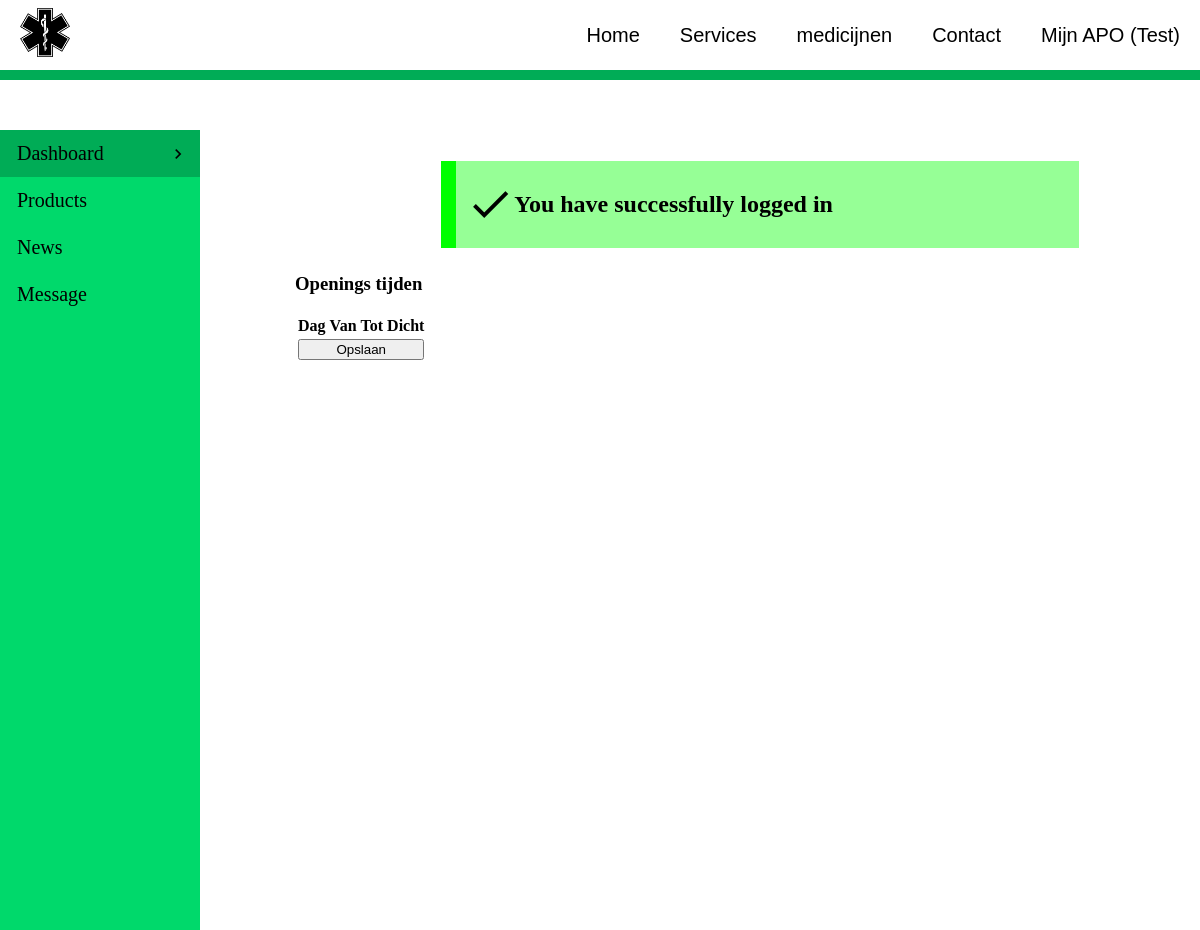
/AdminPage/AdminDashboard (signed in), run on an earlier commit of the app's database.
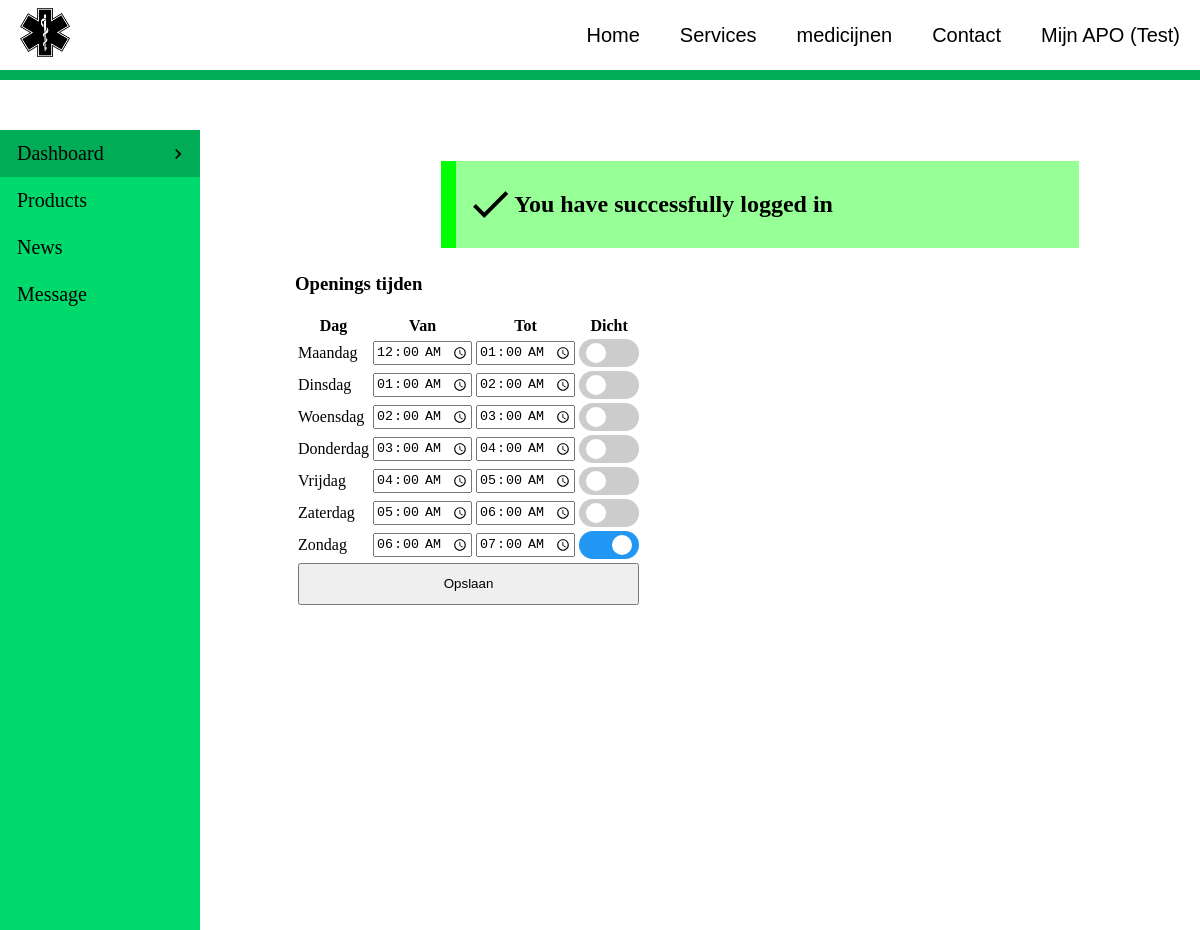
And on a later commit of the database.
### tables this page shows
CREATE TABLE `openinghours` (
  `openinghours_id` int(11) NOT NULL,
  `openinghours_day` varchar(11) NOT NULL,
  `openinghours_from` time NOT NULL,
  `openinghours_to` time NOT NULL,
  `openinghours_closed` tinyint(1) NOT NULL
);

### PHP/inc/OpeningHours.inc.php (the view, shortened to what this page needs)
<?php
require_once $_SERVER["DOCUMENT_ROOT"] . '/apo_ahmad/PHP/db_connection.php';
$sql = "SELECT * FROM openinghours";
$results = mysqli_query($conn, $sql);
while ($data = mysqli_fetch_array($results)) {
?>
    <tr>
        <td><?php echo $data[1] ?></td>
        <td><input type="time" name="OHF<?php echo $data[0] ?>" id="OpeningHours" value="<?php echo $data[2] ?>"></td>
        <td><input type="time" name="OHT<?php echo $data[0] ?>" id="OpeningHours" value="<?php echo $data[3] ?>"></td>
        <td>
            <label class="switch">
                <span class="slider round"></span>
            </label>
        </td>
    </tr>
<?php
}
?>

### AdminPage/AdminDashboard.php (shortened to what this page needs)
<?php
$page = 'AdminDashboard'
?>
<!DOCTYPE html>
<html lang="en">
<head>
    <link rel="stylesheet" href="/apo_ahmad/CSS/style.css">
    <link rel="stylesheet" href="/apo_ahmad/CSS/AdminNavigation.css">
    <link rel="stylesheet" href="/apo_ahmad/CSS/AdminDashboard.css">
</head>
<body>
    <header>
        <?php include $_SERVER["DOCUMENT_ROOT"] . '/apo_ahmad/PHP/inc/Header.inc.php' ?>
    </Header>
    <main>
        <?php require_once $_SERVER["DOCUMENT_ROOT"] . '/apo_ahmad/PHP/inc/SideNav.inc.php' ?>
        <section class="page-content">
            <?php require_once $_SERVER["DOCUMENT_ROOT"] . '/apo_ahmad/PHP/inc/messages.inc.php' ?>
            <form action="/apo_ahmad/PHP/OpeningHours.php" method="post">
                <h3>Openings tijden</h3>
                <table>
                    <thead>
                        <tr>
                            <th>Dag</th>
                            <th>Van</th>
                            <th>Tot</th>
                            <th>Dicht</th>
                        </tr>
                    </thead>
                    <tbody>
                        <?php require_once $_SERVER["DOCUMENT_ROOT"] . '/apo_ahmad/PHP/inc/OpeningHours.inc.php' ?>
                    </tbody>
                    <tfoot>
                        <tr>
                            <td colspan="4">
                                <input type="submit" name="submit" value="Opslaan">
                            </td>
                        </tr>
                    </tfoot>
                </table>
            </form>
        </section>
    </main>
</body>
</html>

### PHP/inc/Header.inc.php (shortened to what this page needs)
<nav id="headerNavigation" class="headerNavigation">
	<ul id='btnContainer'>
		<li class='LOGO_li'>
			<a href='/apo_ahmad'><img src='/apo_ahmad/Assets/LOGO/LOGO.png' alt='LOGO' class='LOGO'></a>
		</li>
		<li><a class='btn <?php if($page=='Home'){echo 'active';}?>' href='/apo_ahmad'>Home</a></li>
		<li><a class='btn <?php if($page=='Services'){echo 'active';}?>' href='/apo_ahmad/Services'>Services</a></li>
		<li><a class='btn <?php if($page=='Medicijnen'){echo 'active';}?>' href='/apo_ahmad/medicijnen'>medicijnen</a></li>
		<li><a class='btn <?php if($page=='Contact'){echo 'active';}?>' href='/apo_ahmad/Contact'>Contact</a></li>
		<?php if (isset($_SESSION['first_name'])) {
			echo
			"<li class='dropdown'>
				<a href='/apo_ahmad/MijnApo' class='dropbtn'>Mijn APO ($_SESSION[first_name])</a>
				<div class='dropdown-content'>
					<a href='#'>winkelwagen</a>
					<a href='#'>bestellingen</a>
					<a href='#'>Account</a>
					<a href='/apo_ahmad/PHP/Logout'>Uitloggen</a>
				</div>
			</li>";
		} else {
			if($page=='LoginPage'){$active = 'active';} else {$active='';}
			echo
			"<li><a href='/apo_ahmad/MijnApo' class='btn dropbtn $active'>Mijn APO (inlog)</a></li>";
		}
		?>
	</ul>
</nav>

### PHP/inc/SideNav.inc.php (shortened to what this page needs)
<nav class="AdminNavigation">
    <a href="/apo_ahmad/AdminPage/" class="item <?php if($page=='AdminDashboard'){echo 'active';}?>">
        <i class=""></i><span>Dashboard </span>
    </a>
    <a href="/apo_ahmad/AdminPage/AdminProducts" class="item <?php if($page=='AdminProducts'){echo 'active';}?>">
        <i class=""></i><span>Products</span>
    </a>
    <a href="/apo_ahmad/AdminPage/AdminNews" class="item <?php if($page=='AdminNews'){echo 'active';}?>">
        <i class=""></i><span>News</span>
    </a>
    <a href="/apo_ahmad/AdminPage/AdminContact" class="item <?php if($page=='AdminContact'){echo 'active';}?>">
        <i class=""></i><span>Message</span>
    </a>
</nav>

### PHP/inc/messages.inc.php (shortened to what this page needs)
<?php
$messages = $_SESSION['messages'];
?>
<ul>
    <?php foreach ($messages as $message) :
        switch ($message[0]) {
    ?>
            <?php
            case "success":
            ?>
                <div class="successContainer">
                    <span class="material-icons md-48">done</span>
                    <h2><?php echo $message[1]; ?></h2>
                </div>
            <?php
                break;
            ?>
        <?php
        }
        ?>
    <?php endforeach; ?>
</ul>

### CSS/style.css (style rules this page uses)
:root { --Nav-Text-Color: #00d96b; --background-color: #00d96b; --background-color-dark: #00ac56; --dropdown-content: #00d96b; --color-dark-hover: #00ac56; }
* { box-sizing: border-box; }
body { margin: 0; min-height: 100%; }
header { position: absolute; top: 0; left: 0; width: 100%; z-index: 1001; }
main { margin-top: 130px; }
section { margin-block: 50px; }
.material-icons.md-48 { font-size: 48px; }
.headerNavigation { height: 80px; font-family: Verdana, sans-serif; background-color: white; border-bottom: 10px solid var(--background-color-dark); transition: height 0.25s ease-in-out; position: relative; }
#btnContainer { height: 100%; list-style-type: none; margin: 0; padding: 0; overflow: hidden; display: flex; align-items: center; flex-direction: row; }
.LOGO_li { flex-grow: 1; }
.LOGO { max-width: 50px; max-height: 50px; }
#btnContainer li { padding: 10px 20px; }
#btnContainer li>a, .dropbtn { display: inline-block; color: black; font-size: 20px; text-align: center; text-decoration: none; position: relative; }
#btnContainer li .btn:not(.active)::before { content: ""; height: 2px; width: 0%; position: absolute; bottom: -3px; left: 50%; transform: translate(-50%, 50%); background-color: var(--Nav-Text-Color); transition: width 0.25s ease-in-out; }
.successContainer { display: flex; align-items: center; margin-inline: auto; margin-bottom: 25px; padding: 10px; width: 75%; background-color: rgb(150, 255, 150); border-style: solid; border-width: 0px 0px 0px 15px; border-color: lime; }

### CSS/AdminNavigation.css (style rules this page uses)
html { height: 100%; }
main { display: flex; height: calc(100vh - 80px); }
.AdminNavigation { min-width: 200px; height: 100vh; position: sticky; top: 0; overflow-y: auto; margin-right: 5em; color: var(--color-light); z-index: 1; display: flex; flex-direction: column; background-color: var(--background-color); }
.AdminNavigation .item { display: flex; position: relative; padding: 12px; font-size: 20px; cursor: pointer; align-items: center; border-left: 5px solid transparent; color: inherit; text-decoration: none; }
.AdminNavigation .item::after { font-family: "Material Icons"; content: "\e5cc"; visibility: hidden; margin-left: auto; font-size: 20px; }
.AdminNavigation .item.active { background: var(--color-dark-hover); }
.AdminNavigation .item.active::after { visibility: visible; }
.page-content { width: calc(100% - 200px); height: 100%; padding: 15px; margin: 0 0 0 0; overflow-y: auto; }

### CSS/AdminDashboard.css (style rules this page uses)
.switch { position: relative; display: inline-block; width: 60px; height: 28px; }
.slider { position: absolute; cursor: pointer; top: 0; left: 0; right: 0; bottom: 0; background-color: #ccc; -webkit-transition: .4s; transition: .4s; }
.slider:before { position: absolute; content: ""; height: 20px; width: 20px; left: 7px; bottom: 4px; background-color: white; -webkit-transition: .4s; transition: .4s; }
input:checked+.slider { background-color: #2196F3; }
input:checked+.slider:before { -webkit-transform: translateX(26px); -ms-transform: translateX(26px); transform: translateX(26px); }
.slider.round { border-radius: 34px; }
.slider.round:before { border-radius: 50%; }
input[type=submit] { width: 100%; aspect-ratio: 1/0.125; }

What changed in the data, as far as the page shows it:
added openinghours: openinghours_day "Maandag", OHF1 "00:00:00", OHT1 "01:00:00"
added openinghours: openinghours_day "Dinsdag", OHF2 "01:00:00", OHT2 "02:00:00"
added openinghours: openinghours_day "Woensdag", OHF3 "02:00:00", OHT3 "03:00:00"
added openinghours: openinghours_day "Donderdag", OHF4 "03:00:00", OHT4 "04:00:00"
added openinghours: openinghours_day "Vrijdag", OHF5 "04:00:00", OHT5 "05:00:00"
added openinghours: openinghours_day "Zaterdag", OHF6 "05:00:00", OHT6 "06:00:00"
added openinghours: openinghours_day "Zondag", OHF7 "06:00:00", OHT7 "07:00:00"
